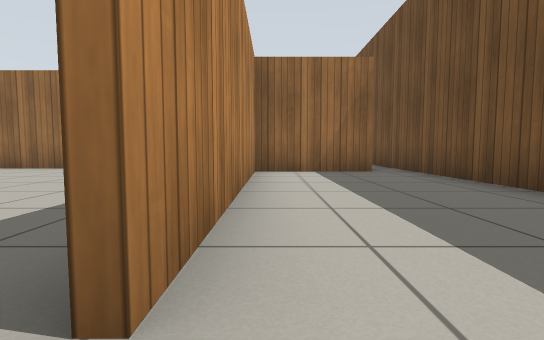
[1] (above)

24 first-person views from a walk through a Gazebo world. The camera is 0.5 m above the floor, tilts 4° down and sees 85° across. The floor is counted in squares, 1 m on a side. Each view is taken from the middle of a square. On the plan, view 1 faces up. The plan holds only what a view shows up to about 9 squares ahead; the rest is blank. Simple patterns stand in for the simulator's built-in surfaces.

[2]
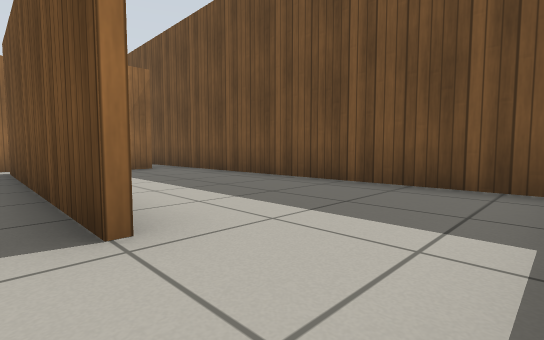

[3]
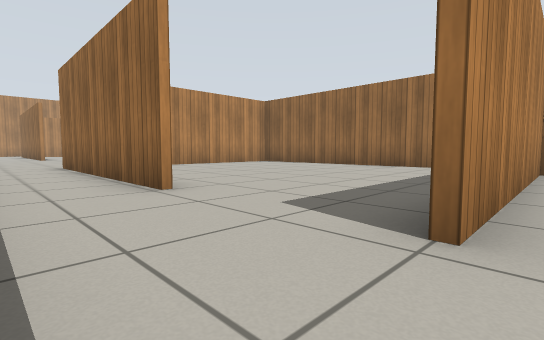

[4]
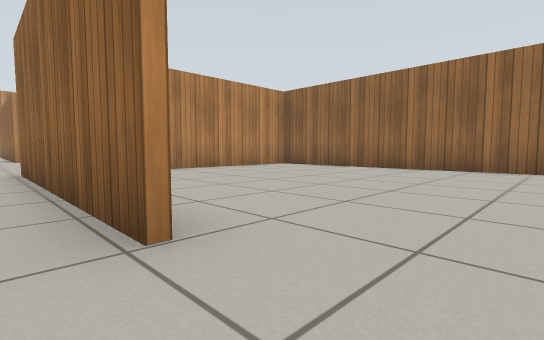

[5]
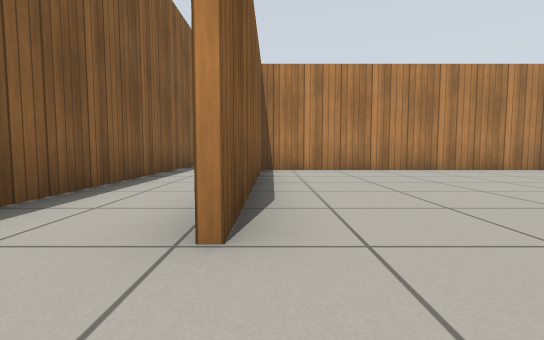

[6]
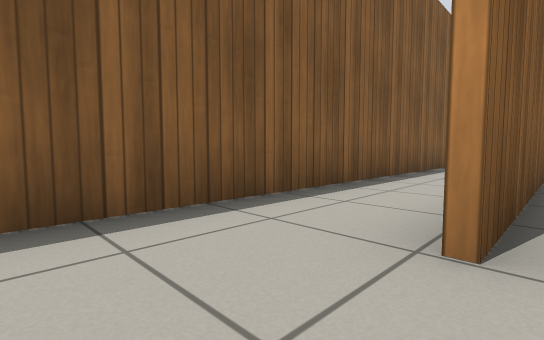

[7]
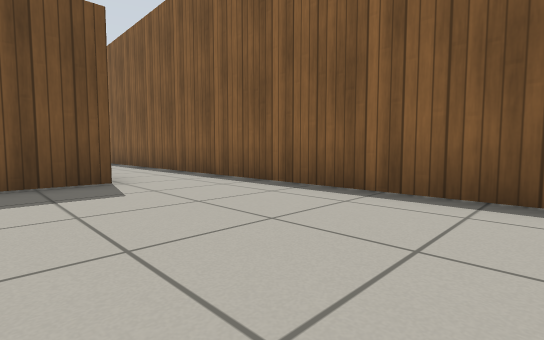

[8]
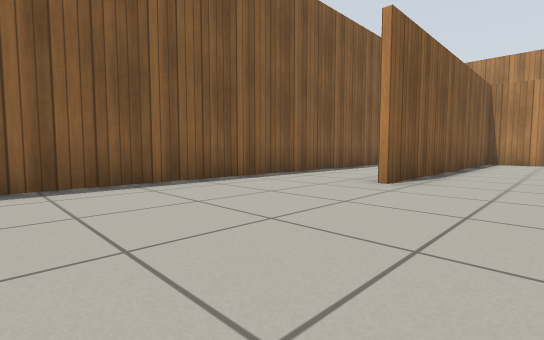

[9]
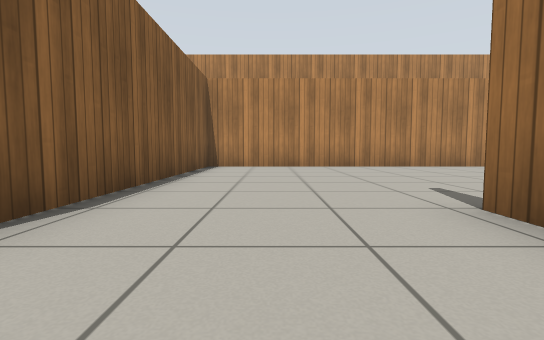

[10]
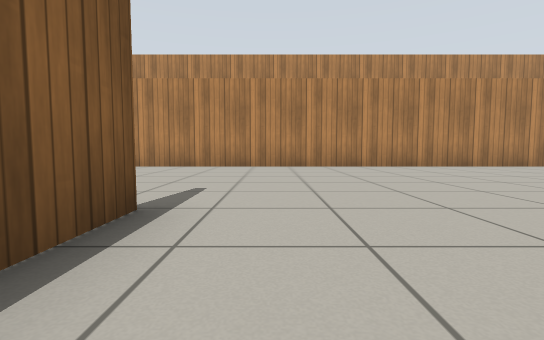

[11]
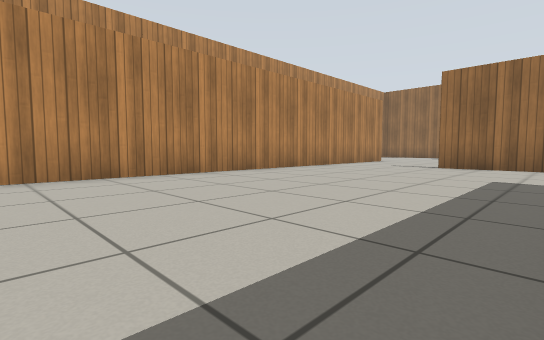

[12]
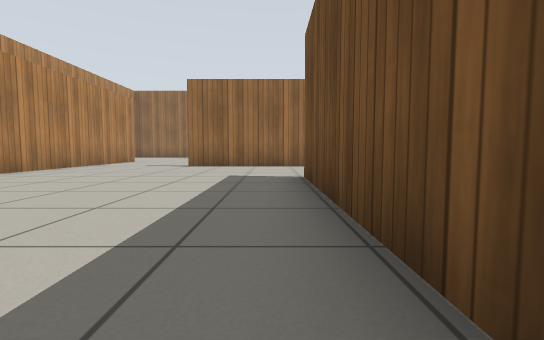

[13]
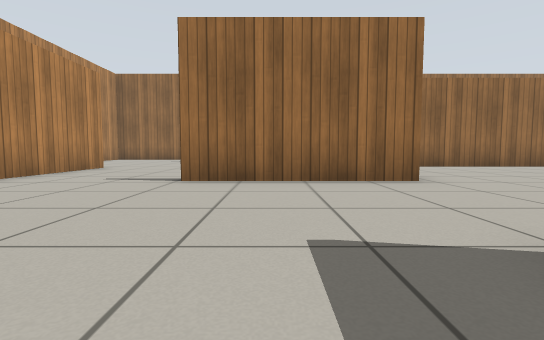

[14]
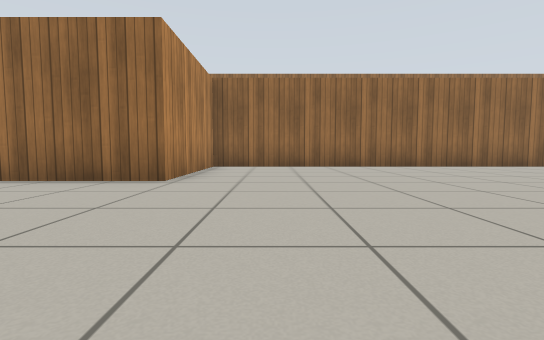

[15]
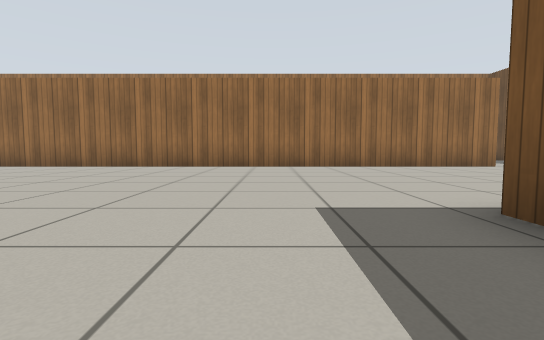

[16]
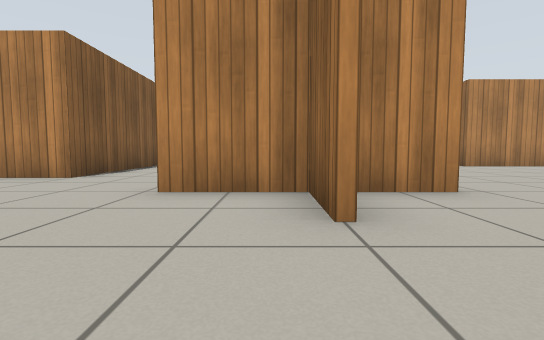

[17]
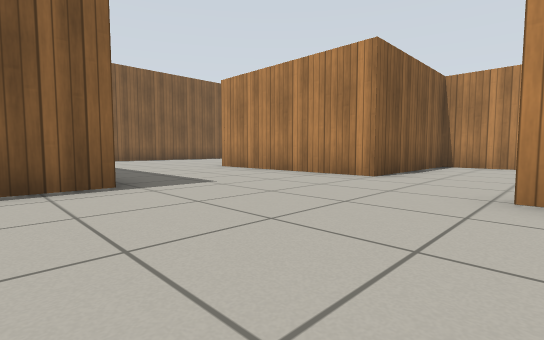

[18]
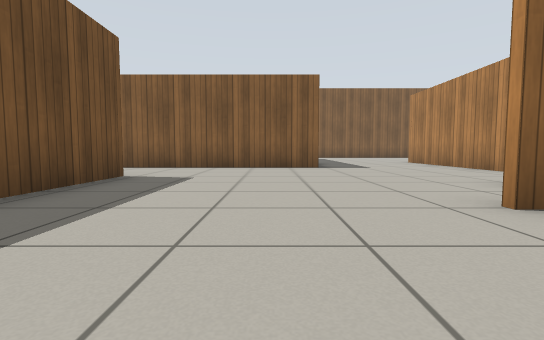

[19]
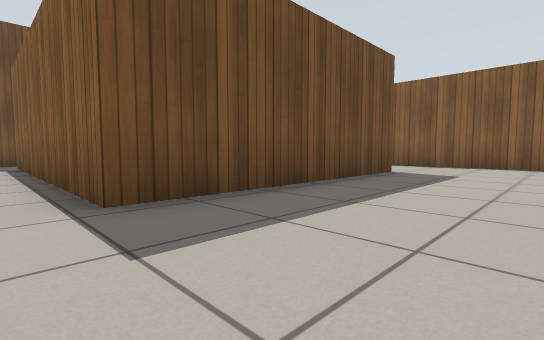

[20]
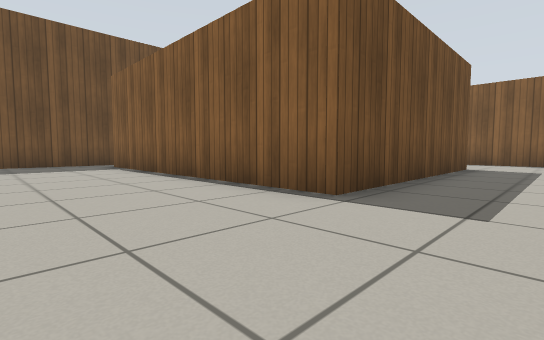

[21]
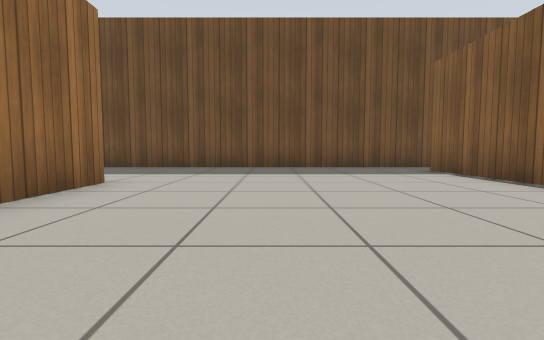

[22]
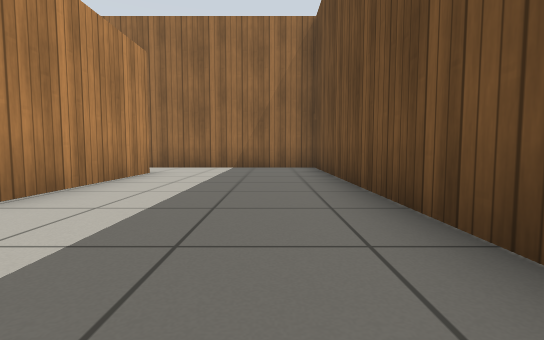

[23]
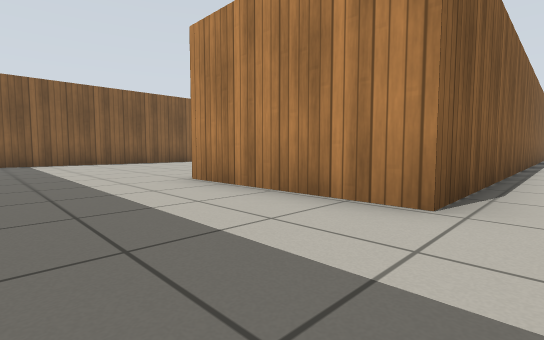

[24]
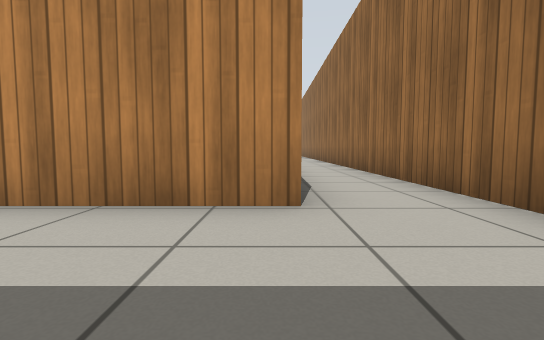

### Floor plan
Points are (right, up) in squares from view 1. A wall is a line through its corners. A room is listed if a view was taken in it or the views show most of it. See-through windows are left out.
Room 1 (views 1, 3)
walls: (2.2, 6.6) (-0.4, 6.6) (-0.4, 0.6); (3.2, -0.9) (3.2, 9.1)
ways out: opening at (-1, -0.5) to room 2
Room 2 (views 2, 4, 5, 6, 7, 8, 9, 10, 11, 12, 13, 14, 15, 16, 17, 18, 19, 20, 21, 22, 23, 24)
walls: (-11.4, 15.2) (-11.4, 13.9); (-10, 13.4) (-11.4, 13.4) (-11.4, 11.6); (-17.3, 11.1) (-17.3, 9.5) (-13.2, 9.5) (-13.2, 4.6); (-17.4, 10.5) (-17.4, 15.4); (-9.4, 7.8) (-3.9, 7.8); (-5.2, 10.4) (-5.2, 16.2) (2.1, 16.2); (-16.8, 4.7) (-17.5, 4.7); (-17.5, 4.9) (-16.1, 4.9); (-23.6, 22.1) (-23.6, 1.2) (-16.1, 1.2); (-10.1, 26.3) (-0.6, 26.3) (-0.6, 22.5) (-16.7, 22.5) (-16.7, 18.7) (-20.5, 18.7); (-20.6, -1.4) (-2, -1.4); (-3.5, 0.6) (-9.3, 0.6) (-9.3, 1.9); (3.2, 15.6) (3.2, 28.1) (-7.1, 28.1); (-0.5, 0.6) (-0.5, 1.6)
ways out: opening at (-1, -0.5) to room 1; opening at (-2.5, 1) to room 3; gap at (2, 16)
Room 3 (no view inside)
walls: (-2.2, 7.7) (-7.2, 7.7); (-9.1, 7.6) (-9.1, 0.8) (-3.5, 0.8); (-0.5, 1.6) (-0.5, 6.7)
ways out: opening at (-2.5, 1) to room 2

Positions as (right, up) in squares from view 1, and headings:
1: (0, 0), facing up
2: (-1, -1), facing up-right
3: (0, -1), facing up-left
4: (-2, 0), facing up-left
5: (-2, 1), facing left
6: (-2, 1), facing down-left
7: (-14, 2), facing down-right
8: (-12, 3), facing down-left
9: (-15, 3), facing left
10: (-15, 6), facing left
11: (-18, 10), facing up-left
12: (-18, 10), facing up
13: (-19, 14), facing up
14: (-15, 14), facing up
15: (-7, 14), facing up
16: (-8, 13), facing left
17: (-8, 12), facing down-left
18: (-8, 16), facing down
19: (-8, 17), facing down-right
20: (-7, 19), facing down-right
21: (-5, 20), facing right
22: (2, 20), facing up
23: (2, 27), facing down-left
24: (2, 26), facing left
